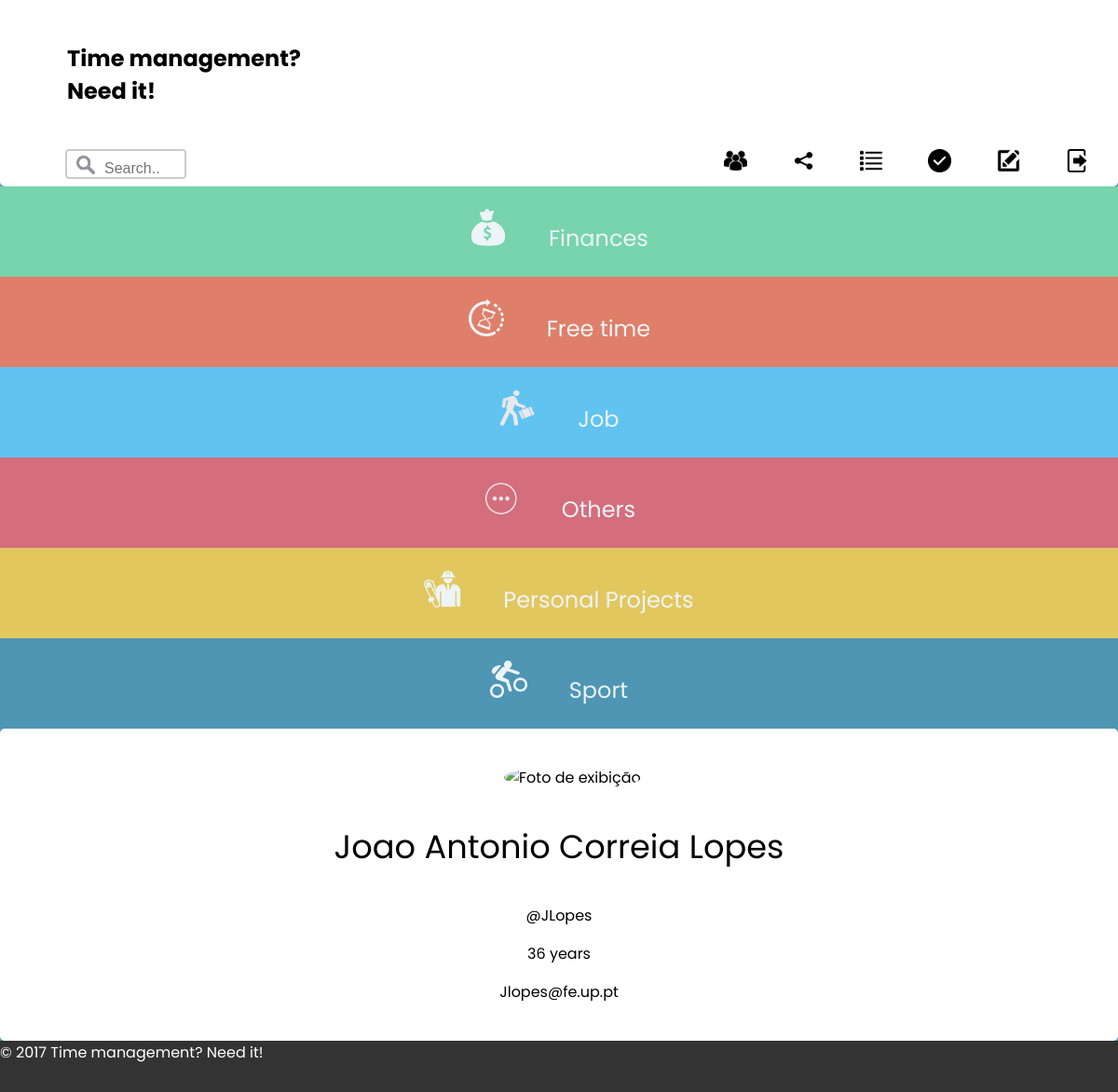
Screenshot of /logged.php (signed in) with the database file from the repository.
### tables this page shows
CREATE TABLE category (
  cat_id INTEGER PRIMARY KEY,
  cat_name VARCHAR NOT NULL,
  cat_photo VARCHAR( 100 ) NOT NULL
);

### logged.php (called while the page is built, shortened)
<?php
include_once('database/connection.php');
include_once('database/query.php');
$categories = getAllCategories();
include_once('templates/common/header.php');
include_once('templates/category/list_categories.php');
include_once('templates/common/footer.php');
?>

### database/query.php (called while the page is built, shortened)
<?php
function getAllCategories() {
  global $dbh;
  $stmt = $dbh->prepare("SELECT * FROM category ORDER BY cat_name");
  $stmt->execute();
  return $stmt->fetchAll();
}
?>

### templates/category/list_categories.php (the view, shortened to what this page needs)
<aside id="categories">
    <?php foreach ($categories as $category) { ?>
      <a href="category.php?cat_id=<?=$category['cat_id']?>"><img alt="category photo" src="<?php echo $category['cat_photo']?>">&nbsp; &nbsp; &nbsp; &nbsp;<?=$category['cat_name']?></a>
    <?php } ?>
</aside>
<aside id="buttons" >
  <form method="post" action="search.php" >
  <input class="search_bar" type="text" name="search"  id="search" placeholder="Search.." >
</form>
  <div>
    <a href="sharedLists.php"><img alt="Shared lists" src="images/users.png"></a>
    <a class="shareLists" data-popup-deleteTask-open="popup-1" href="#"><img alt="Share list" src="images/share.png"></a>
  <a href="allTasks.php"><img alt="All tasks" src="images/viewAllTasks.png"></a>
  <a href="completedTasks.php"><img alt="Completed tasks" src="images/completed.png"></a>
  <a class="edit_profile" data-popup-open="popup-1" href="#"><img alt="edit profile" src="images/edit.png"></a>
  <a href="action_logout.php"><img alt="Button logout" src="images/logout.jpg"></a>
</div>
</aside>
<section id="user_info">
  <article>
    <?php echo "<img src='images/".$_SESSION['usr_info']['usr_photo']."' alt='Foto de exibição' /><br />";
    ?>
  </article>
  <p> <?=$_SESSION['usr_info']['usr_name']?> </p>
  <p> @<?=$_SESSION['usr_info']['usr_username']?> </p>
  <p> <?=$_SESSION['usr_info']['usr_age']?> years</p>
  <p> <?=$_SESSION['usr_info']['usr_email']?> </p>
</section>

### templates/common/header.php (shortened to what this page needs)
<!DOCTYPE html>
<html>
<head> <title>Time management? Need it!</title>
  <link rel="stylesheet" href="css/style.css">
  <link rel="stylesheet" href="css/main.css">
  <link rel="stylesheet" href="css/categories.css">
  <link rel="stylesheet" href="css/calendar.css">
  <link rel="stylesheet" href="css/pop-ups.css">
  <link rel="stylesheet" href="css/toDo.css">
</head>
<body>
  <header>
    <div id="info">
      <h1><a href='logged.php'>Time management? <br>  Need it!</a></h1>
    </div>
  </header>

### templates/common/footer.php
<footer>
  &copy; 2017 Time management? Need it!
</footer>
</body>
</html>

### css/style.css (style rules this page uses)
body { width: 100%; height: 100%; margin: 0 auto; display: flex; flex-flow: column wrap; background-color: #4e96b4; }
header { justify-content: space-between; display: flex; flex: 0 0 0; flex-grow: 0; order:1; background-color: white; }
body > header { display: flex; justify-content: space-between; height: 100% background-color: inherit; flex: 1 100%; }
#info { display: flex; align-items: center; flex-grow: 1; height: 10em; }
#info a { text-decoration: none; color: black; width: 100%; }
#info h1 { font-size: 1.5em; font-family: 'Permanent Marker', cursive; font-family: 'Poppins', sans-serif; margin: 3em; }
footer { display: flex; width:100%; font-family: 'Permanent Marker', cursive; font-family: 'Poppins', sans-serif; background-color: #333; color: white; height: 55px; text-align:justify; order: 5; }

### css/categories.css (style rules this page uses)
.search_bar { width: 130px; margin-left: 70px; box-sizing: border-box; border: 2px solid #ccc; border-radius: 4px; font-size: 16px; background-color: white; background-size: 20px; background-image: url("../images/search.png"); background-position: 10px 5px; background-repeat: no-repeat; padding: 10px 20px 0px 40px; -webkit-transition: width 0.4s ease-in-out; transition: width 0.4s ease-in-out; }
#buttons { display: flex; font-family: 'Permanent Marker', cursive; font-family: 'Poppins', sans-serif; width: 100%; height: 40px; color: white; border-radius: 0px 0px 5px 5px; background-color: white; display: flex; justify-content:space-between; order:2; }
#buttons form { text-align:left; order: 1; }
#buttons div { order: 2; }
#buttons a img { width: 25px; margin-right: 20px; padding: 0 0.5em; text-decoration: none; font-size: 1.5em; color: #000000; }
#categories { display: flex; text-decoration: none; font-family: 'Permanent Marker', cursive; font-family: 'Poppins', sans-serif; opacity: 0.9; order:3; text-align: center; flex-direction: column; }
#categories > * { flex: none; }
#categories a { padding: 1em 1em 1em 1em; font-family: 'Permanent Marker', cursive; font-family: 'Poppins', sans-serif; border: 1px ; text-decoration: none; font-size: 1.5em; color:white; }
#categories a:first-child { background-color: #7cdbac; }
#categories a:nth-child(2) { background-color: #ef7d61; }
#categories a:nth-child(3) { background-color: #62c8f7; }
#categories a:nth-child(4) { background-color: #e36a76; }
#categories a:nth-child(5) { background-color: #f3cd56; }
#categories a:nth-child(6) { background-color: #4e96b4; }
#categories a img { width: 40px; height: 40px; }
@media screen and (min-width: 480px) { #categories { flex-flow: column; } }
#user_info { font-family: 'Permanent Marker', cursive; font-family: 'Poppins', sans-serif; font-size: 1em; grid-column: 3; order:4; background: white; border-radius: 5px; border-left: 3em; padding: 1.5em 0em 1.5em 0em; text-align: center; width: 100%; }
#user_info p:nth-child(2) { font-size: 2.2em; }
#user_info article img { border-radius: 50%; margin-top: 1em; margin-left: 1.8em; grid-column: 2; width: 10em; height: 10em; }

### rows the page displays
category: cat_photo (picture), cat_name "Finances"
category: cat_photo (picture), cat_name "Free time"
category: cat_photo (picture), cat_name "Job"
category: cat_photo (picture), cat_name "Others"
category: cat_photo (picture), cat_name "Personal Projects"
category: cat_photo (picture), cat_name "Sport"

### other values shown
$_SESSION['usr_info']['usr_name'] "Joao Antonio Correia Lopes"
$_SESSION['usr_info']['usr_username'] "JLopes"
$_SESSION['usr_info']['usr_age'] "36"
$_SESSION['usr_info']['usr_email'] "Jlopes@fe.up.pt"
